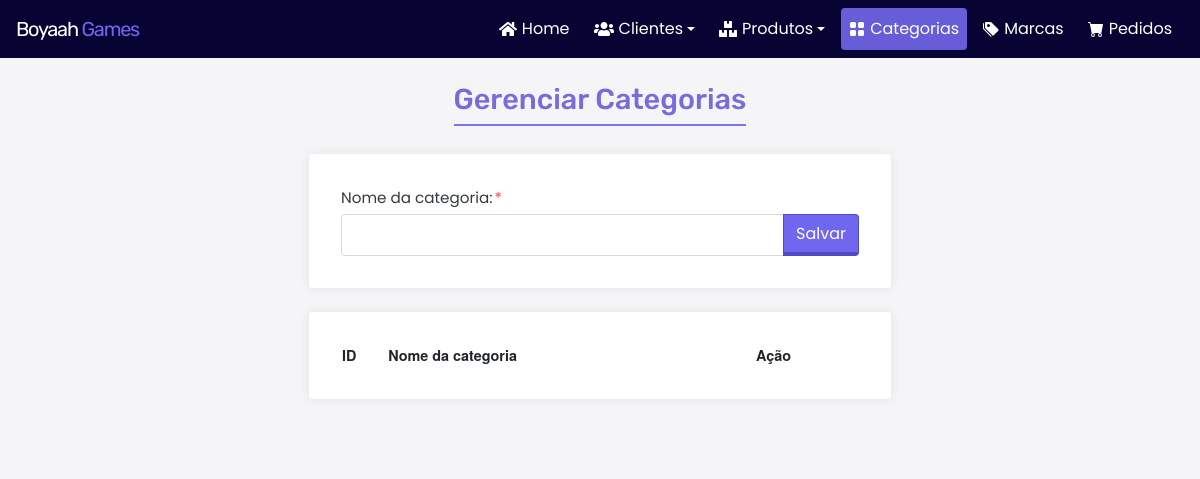
The page /index.php?classe=CategoriaController&metodo=abrirCadastro on the database as committed earlier.
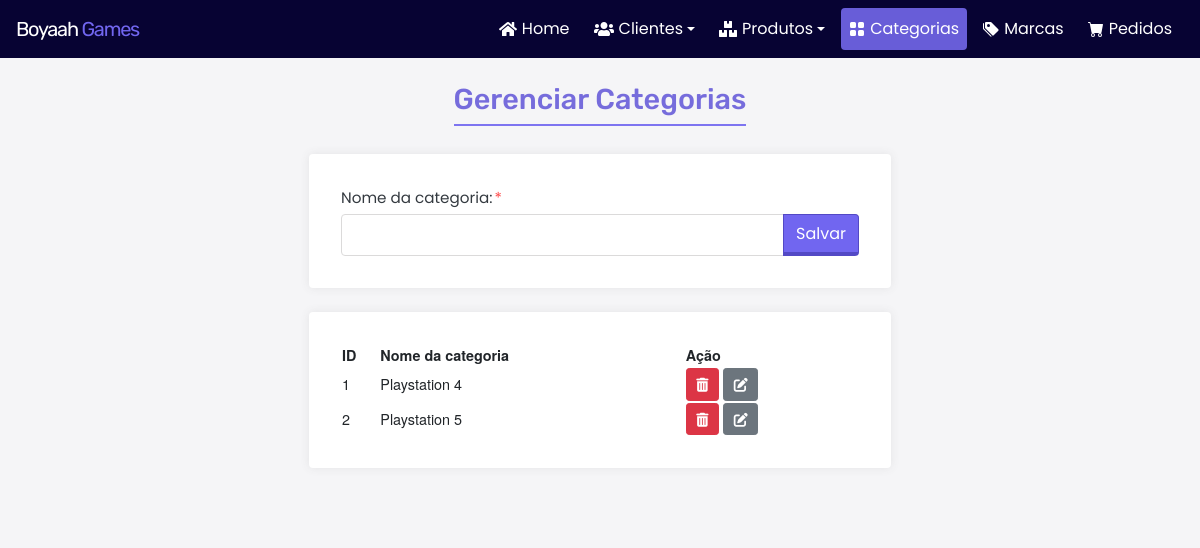
The same page on the database as committed later.
### tables this page shows
CREATE TABLE `tbcategorias` (
  `cod_categoria` int(11) NOT NULL,
  `nome_categoria` varchar(20) NOT NULL
);

### app/controller/CategoriaController.php (called while the page is built, shortened)
<?php
class CategoriaController
{
    public function abrirCadastro()
    {
        include "../../app/model/Categoria.php";
        $categ = new Categoria();
        $dadosCateg = $categ->consultarCategorias();
        include_once "../../app/view/admin/GerenciarCategoria.php";
    }
}

### app/model/Categoria.php (called while the page is built, shortened)
<?php
class Categoria
{
    function consultarCategorias()
    {
        $con = Conexao::conectar();
        $cmd = $con->prepare("SELECT * FROM tbcategorias");
        $cmd->execute();
        return $cmd->fetchAll(PDO::FETCH_OBJ);
    }
}

### app/view/admin/GerenciarCategoria.php (the view, shortened to what this page needs)
<!doctype html>
<html lang="pt-br">
<head>
    <link rel="stylesheet" href="https://cdn.jsdelivr.net/npm/bootstrap@4.6.0/dist/css/bootstrap.min.css">
    <link rel="stylesheet" type="text/css" href="https://cdn.datatables.net/v/dt/dt-1.10.24/datatables.min.css" />
    <link rel="stylesheet" type="text/css" href="../assets/css/style.css">
</head>
<body class="adm">
    <?php include_once "header.php"; ?>
    <main class="container-fluid">
        <div class="page-title container">
            <h1>Gerenciar Categorias</h1>
        </div>
        <form action="index.php?classe=CategoriaController&metodo=gerenciarCategoria" method="post" onsubmit="return validarFormCateg()" novalidate id="frmMar" class="frmMar container mb-4">
            <div class="row justify-content-center">
                <div class="col form__fields-container-edit">
                    <fieldset class="form__fields">
                        <div class="form__input-group">
                            <label class="form__label" for="nome_categoria">Nome da categoria:</label>
                            <div class="form__input-container input-group">
                                <input class="form__input form-control" value="<?php if (isset($dadosCategCod)) echo $dadosCategCod->nome_categoria; ?>" maxlength="30" type="text" id="nome_categoria" name="nome_categoria">
                                <div class="input-group-append">
                                    <input type="submit" id="salvar" class="btn btn-principal-3d rounded-right" value="Salvar">
                                </div>
                            </div>
                        </div>
                    </fieldset>
                </div>
            </div>
            <div class="row justify-content-center mt-4">
                <div class="col form__fields-container-edit">
                    <table class="tabela display compact nowrap w-100">
                        <thead>
                            <th>ID</th>
                            <th>Nome da categoria</th>
                            <th>Ação</th>
                        </thead>
                        <tbody>
                            <?php
                            foreach ($dadosCateg as $categoria) {
                                echo "<tr>
                                    <td>$categoria->cod_categoria</td>
                                    <td>$categoria->nome_categoria</td>
                                    <td class='acao'>
                                        <button type='button'  title='Excluír' onclick=\"excluirCategoria($categoria->cod_categoria);\" class='btn btn-sm btn-danger'><i class='fas fa-trash-alt'></i></button>
                                        <a title='Editar' href='index.php?classe=CategoriaController&metodo=abrirAtualizacao&cod_categoria=$categoria->cod_categoria'class='btn btn-sm btn-secondary'><i class='fas fa-edit'></i></a>
                                    </td>
                                </tr>";
                            }
                            ?>
                        </tbody>
                    </table>
                </div>
            </div>
        </form>
    </main>
</body>
</html>

Rows that differ between the two databases and show on the page:
added tbcategorias: cod_categoria "1", nome_categoria "Playstation 4"
added tbcategorias: cod_categoria "2", nome_categoria "Playstation 5"
